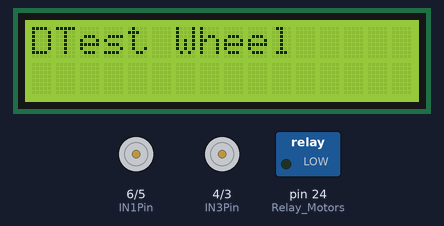
Simulated run of this sketch. Board: Arduino Mega 2560, built with avr-gcc and run on an emulated ATmega2560. On the bench: 16×2 character LCD, motor-driver pin pairs drawn as motors (green arrow = first pin HIGH = forward, orange = second pin HIGH = backward, longer = more drive, scaled by the enable pin), switched loads named in the sketch (green lamp = pin HIGH).

Above: at 0.1 s.
At 2.2 s:
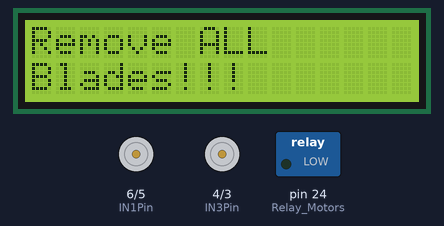
At 7.2 s:
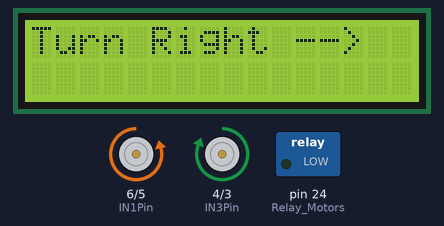
At 15.3 s:
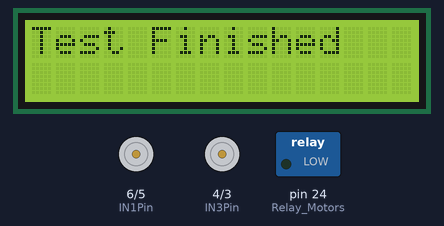
Timing chart, 0 to 16.8 s (numbered marks = the images above):
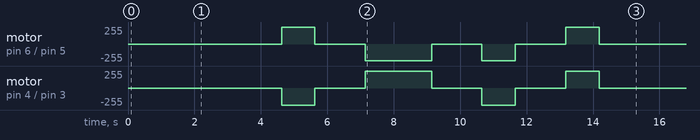

The sketch:

wheel_Motor_Test.ino
```cpp
#include <Arduino.h>
#include <Wire.h>
#include <EEPROM.h>


/*Libraries for ic2 Liquid Crystal*/
#include <LiquidCrystal_I2C.h>

//Update Your LCD I2C address here...!!

//LiquidCrystal_I2C lcd(0x3F, 2, 1, 0, 4, 5, 6, 7, 3, POSITIVE);  // Mower 1
LiquidCrystal_I2C lcd(0x27, 2, 1, 0, 4, 5, 6, 7, 3, POSITIVE);    //Mower 2


/*Pin Setup for the wheel Motion L298N Dual H Bridge Motor Controller.*/
/*Motor A*/
#define ENAPin 7                // EN Pins need a digital pin with PWM
#define IN1Pin 6                // IN Pins dont need digital PWM
#define IN2Pin 5
/*Motor B*/
#define ENBPin 2                // EN Pins need a digital pin with PWM
#define IN3Pin 4                // IN Pins dont need digital PWM
#define IN4Pin 3


/*Relay Switches*/
#define Relay_Motors 24         // be careful that you really use PIN24.  The order is sometimes labelled
                                // so it looks like 24 is actually 22.


/*Motor Variables*/
 bool Motors_ON = 1;
 int i = 1;
 int PWM_Right;
 int PWM_Left;


 bool Reverse_Steering           = 1;                          // Swap Left and Right Motor inputs (instead of reversing wiring on the motor bridge)
 byte PWM_MaxSpeed_LH            = 248;                        // Straight line speed LH Wheel (Looking from back of mower)
 byte PWM_MaxSpeed_RH            = 255;                        // Straight line speed RH Wheel - adjust to keep mower tracking straight.
 byte PWM_Blade_Speed            = 245;                        // PWM signal sent to the blade motor (speed of blade) new motor works well at 245.


  /************************************************************************************************************/

void setup() {

  // Set the relay on.
  pinMode(Relay_Motors, OUTPUT);
  delay(5);
  digitalWrite(Relay_Motors, LOW);
  delay(5);
  lcd.begin(16, 2);
  lcd.clear();


  /*Sets up the wheel motor Pins*/
  pinMode(ENAPin, OUTPUT);
  pinMode(ENBPin, OUTPUT);
  pinMode(IN1Pin, OUTPUT);
  pinMode(IN2Pin, OUTPUT);
  pinMode(IN3Pin, OUTPUT);
  pinMode(IN4Pin, OUTPUT);


}

// END SETUP


void loop() {


  if (i == 1) {

  lcd.print("Drive Wheel");
  lcd.setCursor(1,0);
  lcd.print("Test");
  delay(2000);
  lcd.clear();

  lcd.print("Remove ALL");
  lcd.setCursor(0,1);
  lcd.print("Blades!!!");
  delay(2000);
  lcd.clear();


  lcd.print("<-- Turn Left");
  delay(500);
  SetPins_ToTurnLeft();
  Motion_GoFullSpeed();
  delay(1000);
  Motion_StopMotors();
  delay(1000);
  lcd.clear();

  lcd.print("Turn Right -->");
  delay(500);
  SetPins_ToTurnRight();
  Motion_GoFullSpeed();
  delay(2000);
  Motion_StopMotors();
  delay(1000);
  lcd.clear();

  lcd.print("Forwards");
  delay(500);
  SetPins_ToGoForwards();
  Motion_GoFullSpeed();
  delay(1000);
  Motion_StopMotors();
  delay(1000);
  lcd.clear();

  lcd.print("Backwards");
  delay(500);
  SetPins_ToGoBackwards();
  Motion_GoFullSpeed();
  delay(1000);
  Motion_StopMotors();
  delay(1000);
  lcd.clear();

  lcd.print("Test Finished");

  i = 2;
  }
  }     //End the Loop Bracket
```

Motion.ino
```cpp
/* Motor Functions
************************************************************************************/

void Motion_GoFullSpeed()     {
  if (Reverse_Steering == 0) {
      analogWrite(ENAPin, PWM_MaxSpeed_RH);                       // Speed = 0-255  (255 is max speed). Speed is set in the settings
      analogWrite(ENBPin, PWM_MaxSpeed_LH);                       // Anaolgwirte sends PWM signals Speed = 0-255  (255 is max speed)
      }

  if (Reverse_Steering == 1) {
      analogWrite(ENBPin, PWM_MaxSpeed_RH);
      analogWrite(ENAPin, PWM_MaxSpeed_LH);
      }

  Serial.println(F("Go Full Speed "));
}


void SetPins_ToGoForwards()     {                                 // Motor Bridge pins are set for both motors to move forwards.
  digitalWrite(IN1Pin, LOW);                                      // Motor Birdge pins are set to high or low to set the direction of movement
  digitalWrite(IN2Pin, HIGH);
  digitalWrite(IN3Pin, LOW);
  digitalWrite(IN4Pin, HIGH);
  Serial.println(F("Set Motor Forwards"));
}


void SetPins_ToGoBackwards()      {                               // Motor Bridge pins are set for both motors to move Backwards
  digitalWrite(IN1Pin, HIGH);                                     // Motor 1
  digitalWrite(IN2Pin, LOW);
  digitalWrite(IN3Pin, HIGH);                                     // Motor 2
  digitalWrite(IN4Pin, LOW);
  Serial.println(F("Set Motor Reverse"));
  delay(20);
}


void Motion_StopMotors()  {                                     // Motor Bridge pins are set for both motors to stop
  digitalWrite(ENAPin, 0);
  digitalWrite(IN1Pin, LOW);                                    //Motor 1
  digitalWrite(IN2Pin, LOW);

  digitalWrite(ENBPin, 0);                                      //Motor 2
  digitalWrite(IN3Pin, LOW);
  digitalWrite(IN4Pin, LOW);

  Serial.println(F("Motor Stop"));
}


void SetPins_ToTurnLeft()       {                              // Pins are set so that Motors drive in opposite directions
  if (Reverse_Steering == 0) {
    digitalWrite(IN1Pin, LOW);                                   // Motor 1
    digitalWrite(IN2Pin, HIGH);
    digitalWrite(IN3Pin, HIGH);                                  // Motor 2
    digitalWrite(IN4Pin, LOW);
    }
 if (Reverse_Steering == 1) {
    digitalWrite(IN1Pin, HIGH);                                   // Motor 1
    digitalWrite(IN2Pin, LOW);
    digitalWrite(IN3Pin, LOW);                                    //Motor 2
    digitalWrite(IN4Pin, HIGH);
    }
 Serial.print(F("Turn Left"));
  }


void SetPins_ToTurnRight() {                                    // Pins are set so that Motors drive in opposite directions
    if (Reverse_Steering == 0) {
      digitalWrite(IN1Pin, HIGH);                                   // Motor 1
      digitalWrite(IN2Pin, LOW);
      digitalWrite(IN3Pin, LOW);                                    //Motor 2
      digitalWrite(IN4Pin, HIGH);
      }
   if (Reverse_Steering == 1) {
     digitalWrite(IN1Pin, LOW);                                   // Motor 1
     digitalWrite(IN2Pin, HIGH);
     digitalWrite(IN3Pin, HIGH);                                  // Motor 2
     digitalWrite(IN4Pin, LOW);
     }

  Serial.print(F("Turn Right"));
}


// USed to turn the mower at a set speed.
void Motion_TurnSpeed() {

  if (Reverse_Steering == 0) {
      analogWrite(ENAPin, (PWM_MaxSpeed_RH - 0) );                                  // Change the 0 value to 10 or 20 to recuce the speed
      analogWrite(ENBPin, (PWM_MaxSpeed_LH - 0) );                                  // Change the 0 value to 10 or 20 to recuce the speed
      }

  if (Reverse_Steering == 1) {
      analogWrite(ENAPin, (PWM_MaxSpeed_LH - 0) );                                  // Change the 0 value to 10 or 20 to recuce the speed
      analogWrite(ENBPin, (PWM_MaxSpeed_RH - 0) );                                  // Change the 0 value to 10 or 20 to recuce the speed
      }


  Serial.print(F("Turn Speed RH : ")); Serial.println(PWM_MaxSpeed_RH - 0);
  Serial.print(F("Turn Speed LH : ")); Serial.println(PWM_MaxSpeed_LH - 0);
}
```

Measured:
- by itself, motor on pin 6 (IN1Pin) / pin 5 (IN2Pin): stopped → forward 248/255 at 4.6 s, → stopped 1.0 s later, → backward 248/255 1.5 s later, → stopped 2.0 s later, … (8 changes in this stretch)
- by itself, motor on pin 4 (IN3Pin) / pin 3 (IN4Pin): stopped → backward 255/255 at 4.6 s, → stopped 1.0 s later, → forward 255/255 1.5 s later, → stopped 2.0 s later, … (8 changes in this stretch)
- what the display in image 0 shows lasts 2.0 s, from 0.1 s to 2.1 s
- what the display in image 2 shows lasts 3.6 s, from 6.6 s to 10.2 s
